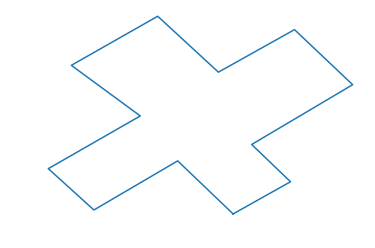
#> input picture Scripts/filename.png, 375 x 248 px, found by its file name
$ python CornersDetection.py filename.png
#> lines starting #> are read from the running program, lines starting #| are printed output that depends on the picture; after the words box and inside, x2 and y2 are one past the last pixel; in counts of white or black regions, pixels touching at a corner belong together; long printed decimals are rounded
#!/usr/bin/env python3
# -*- coding: utf-8 -*-
"""
Created on Wed Jun 19 10:11:33 2019

@author: Albert
"""


#import cv2 #conda install -c menpo opencv
#import numpy as np
#
#
## Load input image -- 'box.png'
#input_file = ('/Users/Alf/Documents/GitHub/MlshapeSimplification/Scripts/filename.png') #sys.argv[1]
#img = cv2.imread(input_file)
#cv2.imshow('Input image', img)
#
#img_gray = cv2.cvtColor(img, cv2.COLOR_BGR2GRAY)
#img_gray = np.float32(img_gray)
#
#
## Harris corner detector
##https://docs.opencv.org/3.0-beta/doc/py_tutorials/py_feature2d/py_features_harris/py_features_harris.html
##img - Input image, it should be grayscale and float32 type.
##blockSize - It is the size of neighbourhood considered for corner detection
##ksize - Aperture parameter of Sobel derivative used.
##k - Harris detector free parameter in the equation.
#img_harris = cv2.cornerHarris(img_gray, 2, 1, 0.04)
#
#
#
## Resultant image is dilated to mark the corners
#img_harris = cv2.dilate(img_harris, None)
#
#
##___________________________________________________________________________
#dst = img_harris
#
#ret, dst = cv2.threshold(dst,0.01*dst.max(),255,0)
#dst = np.uint8(dst)
#
## find centroids
#ret, labels, stats, centroids = cv2.connectedComponentsWithStats(dst)
#
## define the criteria to stop and refine the corners
#criteria = (cv2.TERM_CRITERIA_EPS + cv2.TERM_CRITERIA_MAX_ITER, 100, 0.001)
#corners = cv2.cornerSubPix(img_gray,np.float32(centroids),(5,5),(-1,-1),criteria)
#print(corners)
## Now draw them
#res = np.hstack((centroids,corners))
#res = np.int0(res)
#
#print(res)
#
##___________________________________________________________________________
#
#
# # Threshold the image
#img[img_harris > 0.01 * img_harris.max()] = [0, 0, 0]
#
#cv2.imshow('Harris Corners', img)
#cv2.imwrite('subpixel.png',img)
#cv2.waitKey()


###############################Lite Version####################################

import cv2
import numpy as np

filename = '/Users/Alf/Documents/GitHub/MlshapeSimplification/Scripts/filename.png'
img = cv2.imread(filename)
#> img is the input picture: shape (248, 375, 3); mean B, G, R 253.8, 252.8, 251.3
gray = cv2.cvtColor(img,cv2.COLOR_BGR2GRAY)
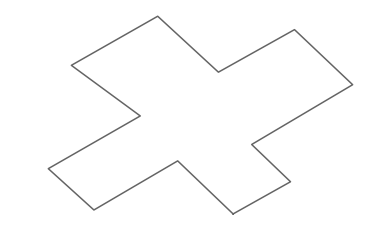
#> gray: shape (248, 375); min 100, max 255, mean 252.4

# find Harris corners
gray = np.float32(gray)
dst = cv2.cornerHarris(gray,2,1,0.04)
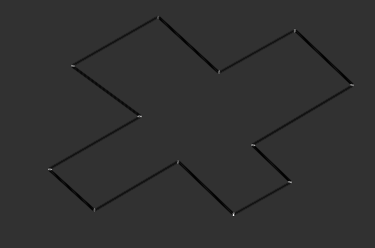
#> dst: shape (248, 375) float32; min -37887152, max 158234416, mean -666646.2; drawn with min black and max white
dst = cv2.dilate(dst,None)
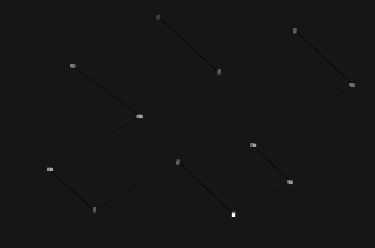
#> dst: shape (248, 375) float32; min -15141633, max 158234416, mean 112631.4; drawn with min black and max white
ret, dst = cv2.threshold(dst,0.01*dst.max(),255,0)
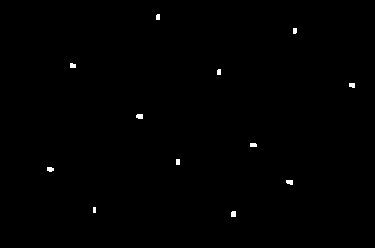
#> dst: shape (248, 375) float32; 0.34% white; 12 white regions (1 under 20 px), largest, box (x1, y1, x2, y2) and area: (136, 114, 143, 119) 32, (286, 180, 293, 185) 30, (47, 167, 54, 172) 29
#> ret = 1582344.2
dst = np.uint8(dst)

# find centroids
ret, labels, stats, centroids = cv2.connectedComponentsWithStats(dst)
#> labels: shape (248, 375) int32; 13 distinct labels, from 0 to 12
#> ret = 13; stats = 13 rows, first 6: [0, 0, 375, 248, 92688], [156, 14, 4, 6, 23], [293, 28, 4, 6, 23], [70, 63, 6, 5, 27], [217, 69, 4, 6, 23], [349, 83, 6, 5, 27]; centroids = 13 rows, first 8: [187, 123.5], [157.6, 16.61], [294.4, 30.39], [72.33, 65.22], [218.6, 71.61], [351.7, 84.78], [139.2, 115.9], [252.9, 144.6]

# define the criteria to stop and refine the corners
criteria = (cv2.TERM_CRITERIA_EPS + cv2.TERM_CRITERIA_MAX_ITER, 100, 0.001)
corners = cv2.cornerSubPix(gray,np.float32(centroids),(5,5),(-1,-1),criteria)
#> corners = 13 rows, first 8: [187, 123.5], [157.1, 15.43], [293.7, 28.73], [70.78, 64.79], [218.2, 72], [352.3, 84.16], [139.8, 115.5], [251.2, 144.1]
print(corners)
#| [[186.971  123.499 ]
#|  [157.075   15.427]
#|  [293.729   28.727 ]
#|  [ 70.776   64.786 ]
#|  [218.238   71.997 ]
#|  [352.3039    84.1595  ]
#|  [139.817  115.456]
#|  [251.172  144.147 ]
#|  [176.909  160.114   ]
#|  [ 47.628 168.335 ]
#|  [290.168  181.234 ]
#|  [ 93.520  209.732 ]
#> (further printed lines are left out)
# Now draw them
res = np.hstack((centroids,corners))
#> res = 13 rows, first 6: [187, 123.5, 187, 123.5], [157.6, 16.61, 157.1, 15.43], [294.4, 30.39, 293.7, 28.73], [72.33, 65.22, 70.78, 64.79], [218.6, 71.61, 218.2, 72], [351.7, 84.78, 352.3, 84.16]
res = np.int0(res)
#> res = 13 rows, first 6: [186, 123, 186, 123], [157, 16, 157, 15], [294, 30, 293, 28], [72, 65, 70, 64], [218, 71, 218, 71], [351, 84, 352, 84]
img[res[:,1],res[:,0]]=[0,0,255]
#> img: shape (248, 375, 3); 0.01% of pixels changed, all inside (x1, y1, x2, y2) = (49, 16, 352, 214)
img[res[:,3],res[:,2]] = [0,255,0]
#> img: shape (248, 375, 3); mean B, G, R 253.7, 252.8, 251.3

print(res)
#| [[186 123 186 123]
#|  [157  16 157  15]
#|  [294  30 293  28]
#|  [ 72  65  70  64]
#|  [218  71 218  71]
#|  [351  84 352  84]
#|  [139 115 139 115]
#|  [252 144 251 144]
#|  [177 161 176 160]
#|  [ 49 168  47 168]
#|  [289 181 290 181]
#|  [ 94 209  93 209]
#> (further printed lines are left out)


#cv2.imwrite('subpixel.png',img)
